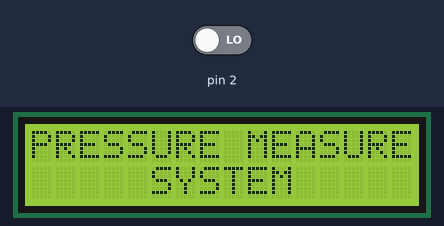
Recording of a sketch running on a simulated Arduino Uno, built with avr-gcc and run on an emulated ATmega328P. Parts: 16×2 character LCD. The inputs (shaded band) are chosen by the test bench; at power-on: pin 2 LOW. Random numbers use the default seed unless the sketch sets one.

Above: at 1.3 s.
1.4 s: pin 2 driven HIGH
At 2.03 s:
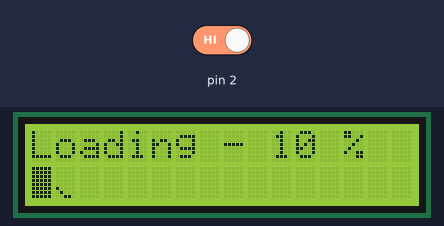
At 7.3 s:
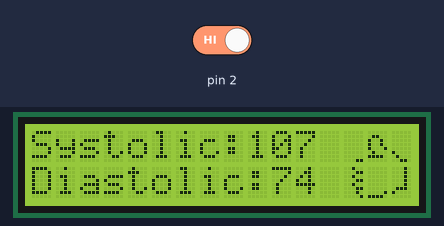
Timing chart, 0 to 8.8 s (numbered marks = the images above; inputs shaded):
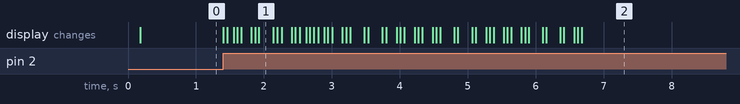

Measured:
- after the input at 1.4 s, the display: first changes at once (image 1 shows a later state)

The sketch:

sketch_nov24b_REC_pressure_2.ino
```cpp
//https://www.electronicsblog.net/
//Arduino LCD horizontal progress bar using custom characters
#include <LiquidCrystal.h>

#define lenght 16.0

double percent = 0.0;
unsigned char b;
unsigned int peace;

// custom charaters

LiquidCrystal lcd(12, 11, 10, 9, 8, 7);
byte p1[8] = {
  0x10,
  0x10,
  0x10,
  0x10,
  0x10,
  0x10,
  0x10,
  0x10
};

byte p2[8] = {
  0x18,
  0x18,
  0x18,
  0x18,
  0x18,
  0x18,
  0x18,
  0x18
};

byte p3[8] = {
  0x1C,
  0x1C,
  0x1C,
  0x1C,
  0x1C,
  0x1C,
  0x1C,
  0x1C
};

byte p4[8] = {
  0x1E,
  0x1E,
  0x1E,
  0x1E,
  0x1E,
  0x1E,
  0x1E,
  0x1E
};

byte p5[8] = {
  0x1F,
  0x1F,
  0x1F,
  0x1F,
  0x1F,
  0x1F,
  0x1F,
  0x1F
};

byte thumb1[8] = {B00100, B00011, B00100, B00011, B00100, B00011, B00010, B00001};
byte thumb2[8] = {B00000, B00000, B00000, B00000, B00000, B00000, B00000, B00011};
byte thumb3[8] = {B00000, B00000, B00000, B00000, B00000, B00000, B00001, B11110};
byte thumb4[8] = {B00000, B01100, B10010, B10010, B10001, B01000, B11110, B00000};
byte thumb5[8] = {B00010, B00010, B00010, B00010, B00010, B01110, B10000, B00000};
byte thumb6[8] = {B00000, B00000, B00000, B00000, B00000, B10000, B01000, B00110};

void setup()   {

  delay(100);
  lcd.createChar(0, p1);
  lcd.createChar(1, p2);
  lcd.createChar(2, p3);
  lcd.createChar(3, p4);
  lcd.createChar(4, p5);

  lcd.createChar(5, thumb1);
  lcd.createChar(6, thumb2);
  lcd.createChar(7, thumb3);
  lcd.createChar(8, thumb4);
  lcd.createChar(9, thumb5);
  lcd.createChar(10, thumb6);

  lcd.begin(16, 2);

  pinMode(2, INPUT);
  lcd.setCursor(0, 0);
  lcd.print("PRESSURE MEASURE");
  lcd.setCursor(0, 1);
  lcd.print("     SYSTEM     ");

}

unsigned int value = 0;
bool starter = false;
void loop()
{
  if (digitalRead(2) == HIGH) {
    starter = true;
  }
  if (starter == true) {
    lcd.setCursor(0, 0);

    //ADC conversion
    value++;
    if (value > 1024)value = 0;


    percent = value / 1024.0 * 100.0;

    lcd.print("Loading");

    lcd.print(" - ");

    lcd.print(int(percent));
    lcd.print(" %   ");

    lcd.setCursor(0, 1);

    double a = lenght / 100 * percent;

    // drawing black rectangles on LCD

    if (a >= 1) {

      for (int i = 1; i < a; i++) {

        lcd.write(4);

        b = i;
      }

      a = a - b;

    }

    peace = a * 5;

    // drawing charater's colums

    switch (peace) {

      case 0:

        break;

      case 1:
        lcd.write((byte)0);

        break;

      case 2:
        lcd.write((byte)1);
        break;

      case 3:
        lcd.write((byte)2);
        break;

      case 4:
        lcd.write((byte)3);
        break;

    }

    //clearing line
    for (int i = 0; i < (lenght - b); i++) {

      lcd.print(" ");
    }
  }
  if (percent >= 100) {
    percent = 0;
    starter = false;
    int a =  random(100, 110);
    int b =  random(70, 75);
    lcd.clear();
    lcd.setCursor(0, 0);
    lcd.print("Systolic:");
    lcd.print(a);
    lcd.setCursor(0, 1);
    lcd.print("Diastolic:");
    lcd.print(b);

    lcd.setCursor(13, 1);
    lcd.write(5);
    lcd.setCursor(13, 0);
    lcd.write(6);
    lcd.setCursor(14, 1);
    lcd.write(7);
    lcd.setCursor(14, 0);
    lcd.write(8);
    lcd.setCursor(15, 1);
    lcd.write(9);
    lcd.setCursor(15, 0);
    lcd.write(10);

    delay(5000);
    lcd.setCursor(0, 0);
    lcd.print("PRESSURE MEASURE");
    lcd.setCursor(0, 1);
    lcd.print("     SYSTEM     ");
  }

}
```
